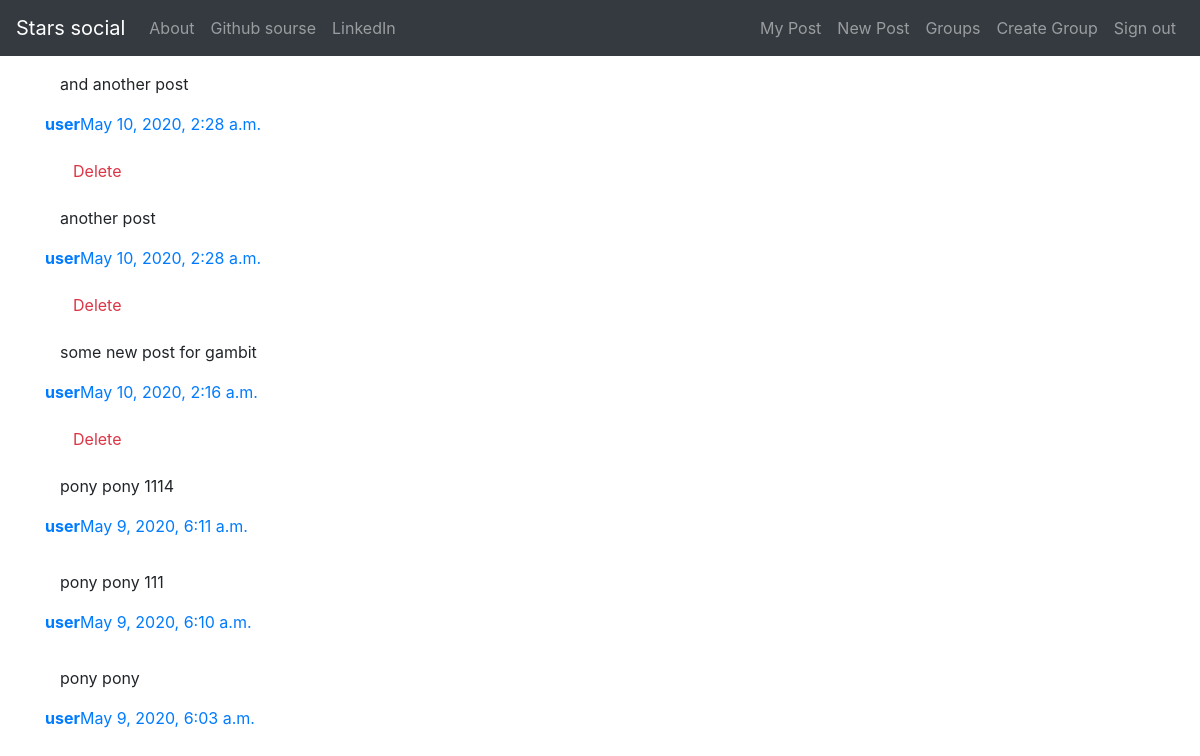
The page /posts/ (signed in) on the database as committed earlier.
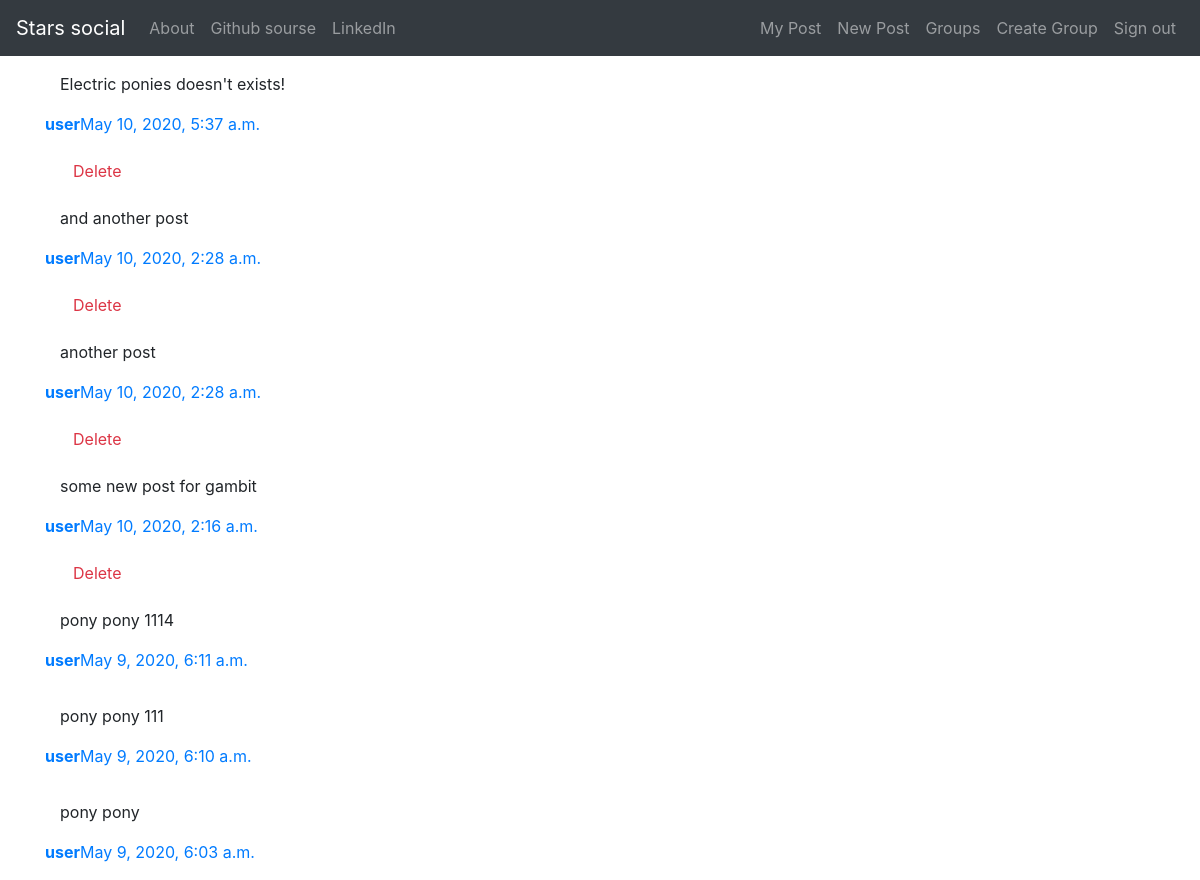
The same page on the database as committed later.
### posts/models.py (models this page shows, shortened)
class Post(models.Model):
    user = models.ForeignKey(
        to=User, related_name='posts', on_delete=models.CASCADE)
    created_at = models.DateTimeField(auto_now=True)
    message = models.TextField()
    message_html = models.TextField(editable=False)
    group = models.ForeignKey(to=Group, related_name='posts',
                              null=True, blank=True, on_delete=models.CASCADE)
    class Meta:
        ordering = ['-created_at']
        unique_together = ['user', 'message']

### posts/views.py (the view)
# urls.py: path('', views.PostList.as_view(), name='all'),
class PostList(SelectRelatedMixin, generic.ListView):
    model = models.Post
    select_related = ('user', 'group')

### posts/templates/posts/post_list.html (shortened to what this page needs)
{% extends 'posts/post_base.html' %}
{% block post_content %}
    <div class='col-md-8'>
        {% for post in post_list %}
            {% include 'posts/_post.html' %}
        {% endfor %}
    </div>
{% endblock  %}

### posts/templates/posts/_post.html (shortened to what this page needs)
<div class='column'>
    <p>{{post.message_html|safe}}</p>
    <div class='column'>
        <div class='row'>
            <p><a href="{%url 'posts:for_user' username=post.user.username %}"><strong>{{user.username }}</strong></a></p>
            <time class="time"><a href="{% url 'posts:single' username=post.user.username pk=post.pk %}">{{ post.created_at}}</a></time>
            </div>
        <div >
            {% if user.is_authenticated  and post.user == user and not hide_delete %}
            <a href="{% url 'posts:delete' pk=post.pk %}" title="Delete" class="btn btn-simple">
                <span class='text-danger icon-label'>Delete</span>
            </a>
            {% endif %}
        </div>
</div>

Rows that differ between the two databases and show on the page:
added Post: message_html "Electric ponies doesn't exists!", {{ user.username }} "user", created_at "May 10, 2020, 5:37 a.m.", shows "Delete"
